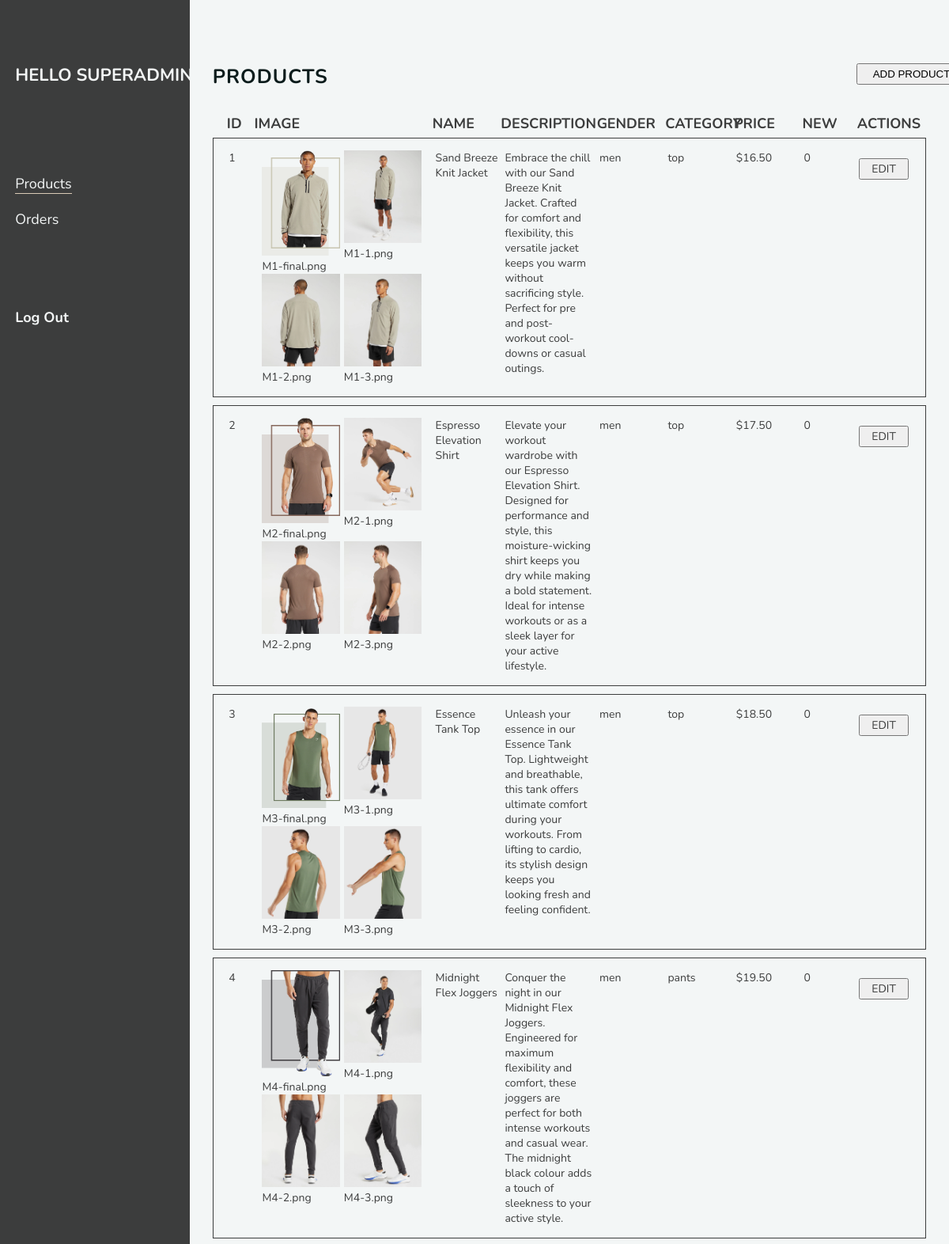
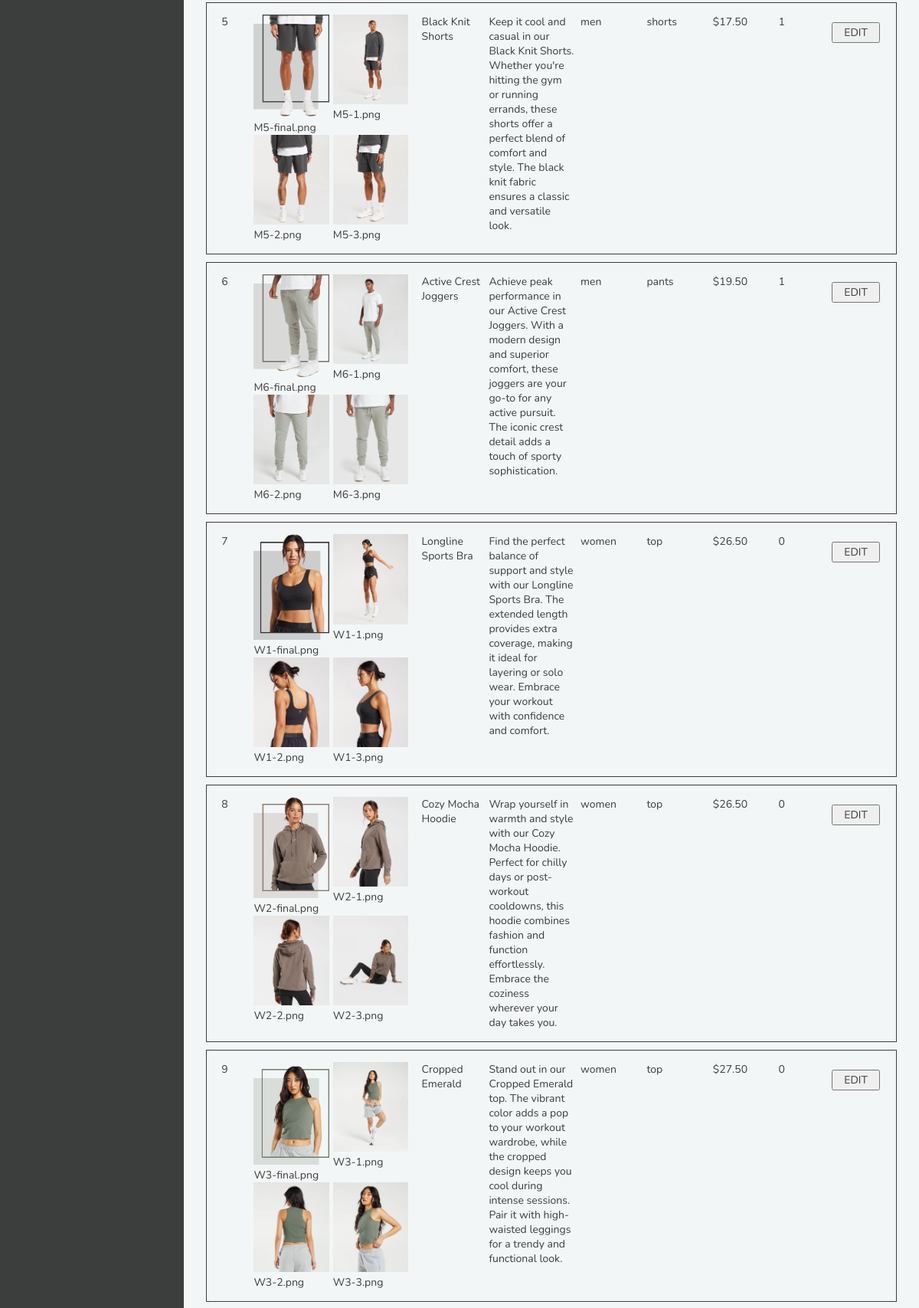
/admin.php (signed in, upper part), run on the app's committed database (2 pictures, top to bottom).
### tables this page shows
CREATE TABLE products (
    product_id INT AUTO_INCREMENT PRIMARY KEY,
    img1 VARCHAR(40),
    img2 VARCHAR(40),
    img3 VARCHAR(40),
    img4 VARCHAR(40),
    product_name VARCHAR(100),
    description TEXT,
    gender VARCHAR(10),
    cat VARCHAR(10),
    price DECIMAL(10, 2),
    is_new BOOLEAN

);

### admin.php (the view, shortened to what this page needs)
<!DOCTYPE html>
<html lang="en" dir="ltr">
  <head>
    <link rel="stylesheet" href="css/styles.css">
  </head>
  <body>
    <div class="admin-page">
      <div class="admin-nav-col">
        <div class="admin-nav">
          <h4>HELLO SUPERADMIN</h4>
          <div class="admin-nav-buttons">
            <button class="tablinks" onclick="openProducts(event, 'products')" id="defaultOpen">Products</button>
          </div>
          <div class="admin-nav-buttons">
            <button class="tablinks" onclick="openProducts(event, 'orders')" id="ordersButton">Orders</button>
          </div>
          <div class="admin-nav-buttons">
            <a href="logout.php"><h6>Log Out</h6></a>
          </div>
        </div>
      </div>
      <div class="admin-edit-col">
        <div id="products" class="tabcontent">
          <div class="admin-edit-products-title">
            <h3>PRODUCTS</h3>
            <?php
echo '                          <a href="adminEditProd.php?id=0"><button type="button" name="button">ADD PRODUCT</button></a>';
echo '                             </div>';
            ?>
          <div class="edit-products-table">
            <div class="edit-products-head">
              <div class="edit-products-head-content">
                <h6>ID</h6>
                <h6>IMAGE</h6>
                <h6>NAME</h6>
                <h6>DESCRIPTION</h6>
                <h6>GENDER</h6>
                <h6>CATEGORY</h6>
                <h6>PRICE</h6>
                <h6>NEW</h6>
                <h6>ACTIONS</h6>
              </div>
            </div>
            <?php
                  require_once 'database.php';
                  $sql = "SELECT * from products";
                  $result = mysqli_query($conn, $sql);
                  while ($row = $result->fetch_assoc()){
                    $product_id = $row['product_id'];
                    $img1 = $row['img1'];
                    $img2 = $row['img2'];
                    $img3 = $row['img3'];
                    $img4 = $row['img4'];
                    $product_name = $row['product_name'];
                    $description = $row['description'];
                    $gender = $row['gender'];
                    $cat = $row['cat'];
                    $price = $row['price'];
                    $is_new = $row['is_new'];
echo '                        <div class="edit-products-item-padding"> ';
echo '                       <div class="edit-products-item">';
echo '                         <div class="edit-prod-id edit-prod-padding">';
echo '                          <p>'.$product_id.'</p>';
echo '                        </div>';
echo '                        <div class="edit-prod-img edit-prod-padding">';
echo '                          <div class="edit-prod-img-grid">';
echo '                            <div class="edit-prod-img-item">';
echo '                             <img src="images/products/'.$img1.'">';
echo '                             <p>'.$img1.'</p>';
echo '                           </div>';
echo '                           <div class="edit-prod-img-item">';
echo '                            <img src="images/products/'.$img2.'">';
echo '                            <p>'.$img2.'</p>';
echo '                          </div>';
echo '                           <div class="edit-prod-img-item">';
echo '                             <img src="images/products/'.$img3.'">';
echo '                             <p>'.$img3.'</p>';
echo '                            </div>';
echo '                           <div class="edit-prod-img-item">';
echo '                             <img src="images/products/'.$img4.'">';
echo '                             <p>'.$img4.'</p>';
echo '                           </div>';
echo '                         </div>';
echo '                       </div>';
echo '                       <div class="edit-prod-name edit-prod-padding">';
echo '                         <p>'.$product_name.'</p>';
echo '                       </div>';
echo '                       <div class="edit-prod-desc edit-prod-padding">';
echo '                         <p>'.$description.'</p>';
echo '                       </div>';
echo '                       <div class="edit-prod-gender edit-prod-padding">';
echo '                         <p>'.$gender.'</p>';
echo '                       </div>';
echo '                       <div class="edit-prod-cat edit-prod-padding">';
echo '                         <p>'.$cat.'</p>';
echo '                       </div>';
echo '                       <div class="edit-prod-price edit-prod-padding">';
echo '                         <p>$'.$price.'</p>';
echo '                       </div>';
echo '                       <div class="edit-prod-new edit-prod-padding">';
echo '                          <p>'.$is_new.'</p>';
echo '                       </div>';
echo '                       <div class="edit-prod-action">';
echo '                         <form class="" action="" method="post">';
echo '                          <a href="adminEditProd.php?id='. $product_id. '">';
echo '                           <button type="button" name="edit"><p>EDIT</p></button>';
echo '                             </a>';
echo '                          </form>';
echo '                       </div>';
echo '                     </div>';
echo '                    </div>';
                }
            ?>
          </div>
        </div>
      </div>
    </div>
  </body>
</html>

### css/styles.css (style rules this page uses)
* { margin: 0; padding: 0; }
h3 { font-family: 'Nunito', Arial, sans-serif; font-size: 25px; letter-spacing: 1px; color: #0c1c1c; }
h4 { font-family: 'Nunito', Arial, sans-serif; font-size: 22px; color: #3c3d3d; }
h6 { font-family: 'Nunito', Arial, sans-serif; font-size: 18px; color: #3c3d3d; }
p { font-family: 'Nunito', Arial, sans-serif; font-size: 14px; color: #3c3d3d; }
body { background-color: #f3f6f6; display: flex; flex-direction: column; }
::placeholder { color: #65300E; opacity: 0.7; }
.admin-page { display: grid; grid-template-columns: 20% 80%; }
.admin-nav-col { padding: 80px 8%; background-color: #3c3d3d; min-height: 100vh; overflow: auto; }
.admin-nav { position: fixed; }
.admin-nav h4 { padding-bottom: 100px; color: #f3f6f6; }
.admin-nav button { cursor: pointer; border: none; background-color: inherit; font-family: 'Nunito', Arial, sans-serif; font-size: 18px; color: #f3f6f6; }
.admin-nav button.active { border-bottom: 1px solid #d9cab6; }
.admin-nav a { text-decoration: none; }
.admin-nav h6 { font-family: 'Nunito', Arial, sans-serif; font-size: 18px; color: #f3f6f6; margin-top: 80px; }
.admin-nav-buttons { padding: 10px 0; }
.admin-edit-col { padding: 80px 3%; }
.admin-edit-products-title, .admin-orders-title, .admin-edit-products-title, .admin-add-products-title { display: flex; padding-bottom: 30px; }
.admin-edit-products-title a { margin-left: 74%; width: 140px; }
.admin-edit-products-title button { padding: 4px 0; width: 140px; }
.edit-products-head, .admin-orders-head, .add-products-head { padding: 0 2%; }
.edit-products-head-content { display: grid; grid-template-columns: 4% 26% 10% 14% 10% 10% 10% 8% 8%; width: 100%; height: 30px; }
.edit-products-item-padding, .add-products-item-padding { padding: 10px 2%; border: 1px solid #3c3d3d; margin-bottom: 10px; }
.edit-products-item { display: grid; grid-template-columns: 4% 26% 10% 14% 10% 10% 10% 8% 8%; width: 100%; }
.edit-prod-padding, .add-prod-padding { padding: 5px 4%; }
.edit-prod-img-grid { display: grid; grid-template-columns: 50% 50%; }
.edit-prod-img-grid img { width: 95%; }
.edit-prod-action { padding: 5px 5%; }
.edit-prod-action button { width: 100%; padding: 2px 0; margin-top: 10px; }

### data on the page
products: product_id "1", img1 (picture), img1 "M1-final.png", img2 (picture), img2 "M1-1.png", img3 (picture), img3 "M1-2.png", img4 (picture), img4 "M1-3.png", product_name "Sand Breeze Knit Jacket", description "Embrace the chill with our Sand Breeze Knit Jacket. Crafted for comfort and flexibility, this versatile jacket keeps you warm without sacrificing style. Perfect for pre and post-workout cool-downs or casual outings.", gender "men", cat "top", price "16.50", is_new "0"
products: product_id "2", img1 (picture), img1 "M2-final.png", img2 (picture), img2 "M2-1.png", img3 (picture), img3 "M2-2.png", img4 (picture), img4 "M2-3.png", product_name "Espresso Elevation Shirt", description "Elevate your workout wardrobe with our Espresso Elevation Shirt. Designed for performance and style, this moisture-wicking shirt keeps you dry while making a bold statement. Ideal for intense workouts or as a sleek layer for your active lifestyle.", gender "men", cat "top", price "17.50", is_new "0"
products: product_id "3", img1 (picture), img1 "M3-final.png", img2 (picture), img2 "M3-1.png", img3 (picture), img3 "M3-2.png", img4 (picture), img4 "M3-3.png", product_name "Essence Tank Top", description "Unleash your essence in our Essence Tank Top. Lightweight and breathable, this tank offers ultimate comfort during your workouts. From lifting to cardio, its stylish design keeps you looking fresh and feeling confident.", gender "men", cat "top", price "18.50", is_new "0"
products: product_id "4", img1 (picture), img1 "M4-final.png", img2 (picture), img2 "M4-1.png", img3 (picture), img3 "M4-2.png", img4 (picture), img4 "M4-3.png", product_name "Midnight Flex Joggers", description "Conquer the night in our Midnight Flex Joggers. Engineered for maximum flexibility and comfort, these joggers are perfect for both intense workouts and casual wear. The midnight black colour adds a touch of sleekness to your active style.", gender "men", cat "pants", price "19.50", is_new "0"
products: product_id "5", img1 (picture), img1 "M5-final.png", img2 (picture), img2 "M5-1.png", img3 (picture), img3 "M5-2.png", img4 (picture), img4 "M5-3.png", product_name "Black Knit Shorts", description "Keep it cool and casual in our Black Knit Shorts. Whether you're hitting the gym or running errands, these shorts offer a perfect blend of comfort and style. The black knit fabric ensures a classic and versatile look.", gender "men", cat "shorts", price "17.50", is_new "1"
products: product_id "6", img1 (picture), img1 "M6-final.png", img2 (picture), img2 "M6-1.png", img3 (picture), img3 "M6-2.png", img4 (picture), img4 "M6-3.png", product_name "Active Crest Joggers", description "Achieve peak performance in our Active Crest Joggers. With a modern design and superior comfort, these joggers are your go-to for any active pursuit. The iconic crest detail adds a touch of sporty sophistication.", gender "men", cat "pants", price "19.50", is_new "1"
products: product_id "7", img1 (picture), img1 "W1-final.png", img2 (picture), img2 "W1-1.png", img3 (picture), img3 "W1-2.png", img4 (picture), img4 "W1-3.png", product_name "Longline Sports Bra", description "Find the perfect balance of support and style with our Longline Sports Bra. The extended length provides extra coverage, making it ideal for layering or solo wear. Embrace your workout with confidence and comfort.", gender "women", cat "top", price "26.50", is_new "0"
products: product_id "8", img1 (picture), img1 "W2-final.png", img2 (picture), img2 "W2-1.png", img3 (picture), img3 "W2-2.png", img4 (picture), img4 "W2-3.png", product_name "Cozy Mocha Hoodie", description "Wrap yourself in warmth and style with our Cozy Mocha Hoodie. Perfect for chilly days or post-workout cooldowns, this hoodie combines fashion and function effortlessly. Embrace the coziness wherever your day takes you.", gender "women", cat "top", price "26.50", is_new "0"
products: product_id "9", img1 (picture), img1 "W3-final.png", img2 (picture), img2 "W3-1.png", img3 (picture), img3 "W3-2.png", img4 (picture), img4 "W3-3.png", product_name "Cropped Emerald", description "Stand out in our Cropped Emerald top. The vibrant color adds a pop to your workout wardrobe, while the cropped design keeps you cool during intense sessions. Pair it with high-waisted leggings for a trendy and functional look.", gender "women", cat "top", price "27.50", is_new "0"
